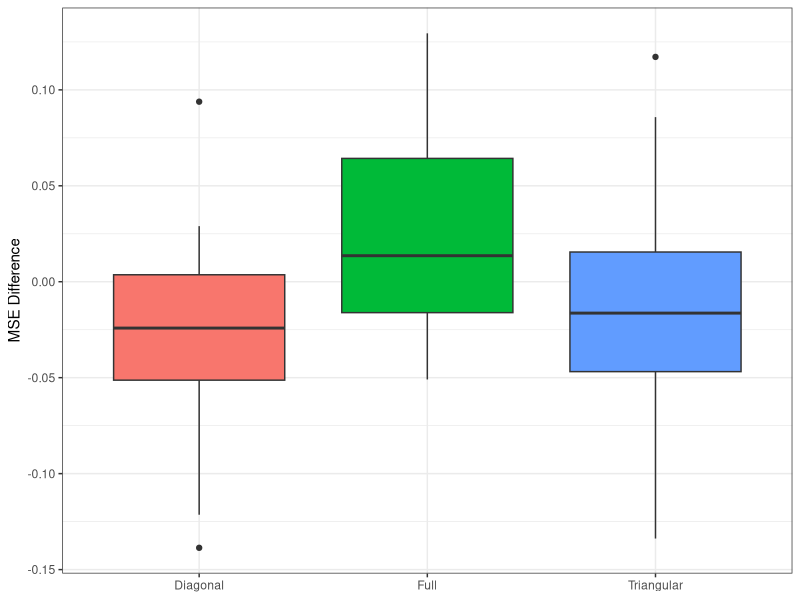

Here is the R script that generated this plot:

require(tidyverse)

dMSE = read.csv("dMSE2.csv",header=F)


dMSE = t(dMSE)

colnames(dMSE) = c("Triangular", "Full",  "Diagonal")


dMSE = pivot_longer(as.data.frame(dMSE),c(1,2,3),names_to = "model")


p <- ggplot(dMSE, aes(x=model, y=value, fill=model)) + 
  geom_boxplot()  + ylab("MSE Difference") + xlab("") + guides(fill="none")  +
  theme_bw() + theme(axis.title.x=element_blank()) #+ facet_wrap(scale ~ parameter,scales="free_y", nrow=3)
ggsave(
  "MSEdiff2.pdf",
  plot = p,
  device = "pdf", width = 6, height=3
)
